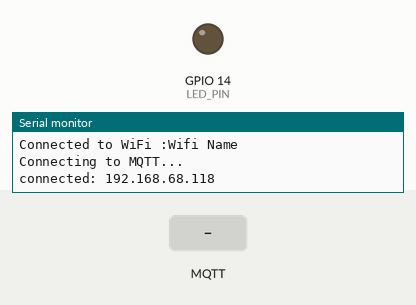
A sketch run on a simulated ESP8266 (NodeMCU). Parts: output pins drawn as LEDs (lit = HIGH), the last lines printed to the serial monitor. Inputs (shaded band) come from the test bench. WiFi joins after 1.5 s; servers stay silent unless stated; no MQTT or app messages arrive unless stated.

Above: at 2.7 s.
2.8 s: MQTT message "#on" arrives on the first subscribed topic
At 3.5 s:
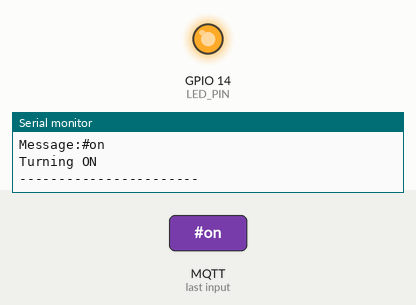
4.3 s: MQTT message "#off" arrives on the first subscribed topic
At 4.6 s:
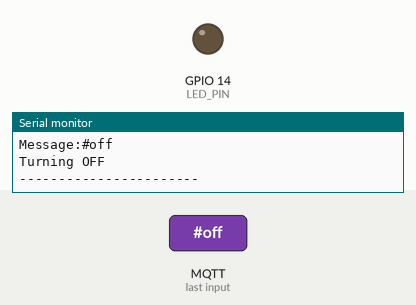
Timing chart, 0 to 7.3 s (numbered marks = the images above; inputs shaded):
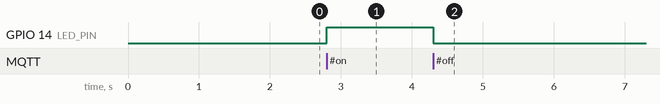

Measured:
- after the input at 2.8 s, GPIO 14 (LED_PIN): LOW → HIGH at once
- after the input at 4.3 s, GPIO 14 (LED_PIN): HIGH → LOW at once

The sketch:

sketch_nov21a.ino
```cpp
#include <ESP8266WiFi.h>
#include <PubSubClient.h>

#define LED 2

//Enter your wifi credentials
const char* ssid = "Wifi Name";
const char* password =  "Wifi Password";

//Enter your mqtt server configurations
const char* mqttServer = "192.168.68.118";    //Enter Your mqttServer address
const int mqttPort = 1883;       //Port number
const char* mqttUser = "HA"; //User
const char* mqttPassword = "12345"; //Password

const int LED_PIN = 14;

WiFiClient espClient;
PubSubClient client(espClient);

void setup() {
  pinMode(LED_PIN,OUTPUT);

  Serial.begin(115200);

  WiFi.begin(ssid, password);

  while (WiFi.status() != WL_CONNECTED) {
    delay(500);
    Serial.println("Connecting to WiFi..");
  }

  Serial.print("Connected to WiFi :");
  Serial.println(WiFi.SSID());

  client.setServer(mqttServer, mqttPort);
  client.setCallback(MQTTcallback);

  while (!client.connected()) {
    Serial.println("Connecting to MQTT... ");

    if (client.connect("ESP8266", mqttUser, mqttPassword )) {

      Serial.print("connected: ");
      Serial.println(mqttServer);

    } else {

      Serial.print("failed with state ");
      Serial.println(client.state());  //If you get state 5: mismatch in configuration
      delay(2000);

    }
  }

  client.publish("esp/test", "Hello from ESP8266");
  client.subscribe("esp/test");
}

void MQTTcallback(char* topic, byte* payload, unsigned int length) {

  Serial.print("Message arrived in topic: ");
  Serial.println(topic);

  Serial.print("Message:");

  String message;
  for (int i = 0; i < length; i++) {
    message = message + (char)payload[i];  //Conver *byte to String
  }
   Serial.println(message);
  if(message == "#on") {
   Serial.println("Turning ON");
   digitalWrite(LED_PIN,HIGH);
  }
  if(message == "#off") {
    Serial.println("Turning OFF");
   digitalWrite(LED_PIN,LOW);
  }

  Serial.println();
  Serial.println("-----------------------");
}

void loop() {
  client.loop();
}
```
